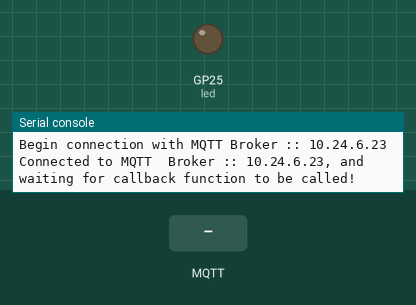
Bench run of a program on a simulated Raspberry Pi Pico running MicroPython. On the bench: output pins drawn as LEDs (lit = HIGH), the last lines printed to the serial console. The inputs (shaded band) are chosen by the test bench. Random numbers come from a fixed seed; no MQTT or app messages arrive unless stated; the clock reads 2024-03-15 10:24:30 at power-on unless the program sets it.

Above: at 1.2 s.
1.3 s: MQTT message "1" arrives on the first subscribed topic
At 2.0 s:
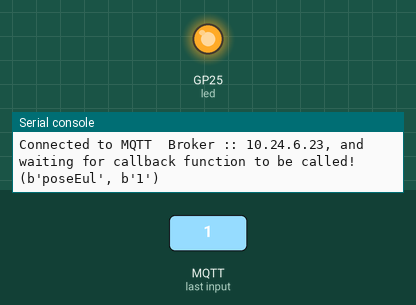
2.8 s: MQTT message "0" arrives on the first subscribed topic
At 3.1 s:
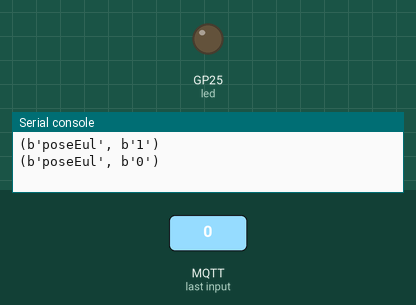
4.3 s: MQTT message "on" arrives on the first subscribed topic
At 5.5 s:
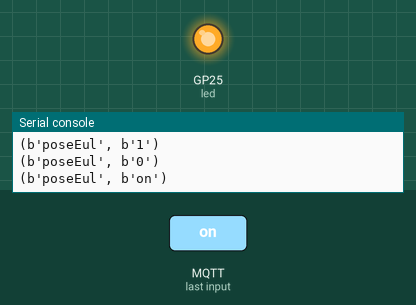
Timing chart, 0 to 7.3 s (numbered marks = the images above; inputs shaded):
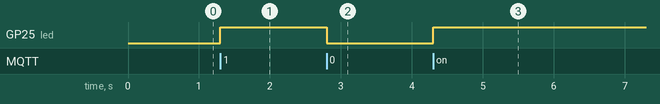

Measured:
- after the input at 1.3 s, GP25 (led): LOW → HIGH at once
- after the input at 2.8 s, GP25 (led): HIGH → LOW at once
- after the input at 4.3 s, GP25 (led): LOW → HIGH at once

The program:

QTM_subscriber.py
```python
import time
import ubinascii
from umqtt.simple import MQTTClient
import machine
import random

# Default  MQTT_BROKER to connect to
MQTT_BROKER = "10.24.6.23"
CLIENT_ID = ubinascii.hexlify(machine.unique_id())
SUBSCRIBE_TOPIC = "poseEul"
PUBLISH_TOPIC = b"pitch"

# Setup built in PICO LED as Output
led = machine.Pin("LED",machine.Pin.OUT)

# Publish MQTT messages after every set timeout
last_publish = time.time()
publish_interval = 0.1

# Received messages from subscriptions will be delivered to this callback
def sub_cb(topic, msg):
    print((topic, msg))
    led.toggle()


def reset():
    print("Resetting...")
    time.sleep(5)
    machine.reset()

# Generate dummy random temperature readings
def get_temperature_reading():
    return random.randint(-30, 30)

def main():
    print(f"Begin connection with MQTT Broker :: {MQTT_BROKER}")
    mqttClient = MQTTClient(CLIENT_ID, MQTT_BROKER, keepalive=60)
    mqttClient.set_callback(sub_cb)
    mqttClient.connect()
    mqttClient.subscribe(SUBSCRIBE_TOPIC)
    print(f"Connected to MQTT  Broker :: {MQTT_BROKER}, and waiting for callback function to be called!")
    while True:
            # Non-blocking wait for message
            mqttClient.check_msg()
            global last_publish
            if (time.time() - last_publish) >= publish_interval:
                random_temp = get_temperature_reading()
                mqttClient.publish(PUBLISH_TOPIC, str(random_temp).encode())
#                 last_publish = time.time()
#             time.sleep(1)


if __name__ == "__main__":
    while True:
        try:
            main()
        except OSError as e:
            print("Error: " + str(e))
            reset()
```
